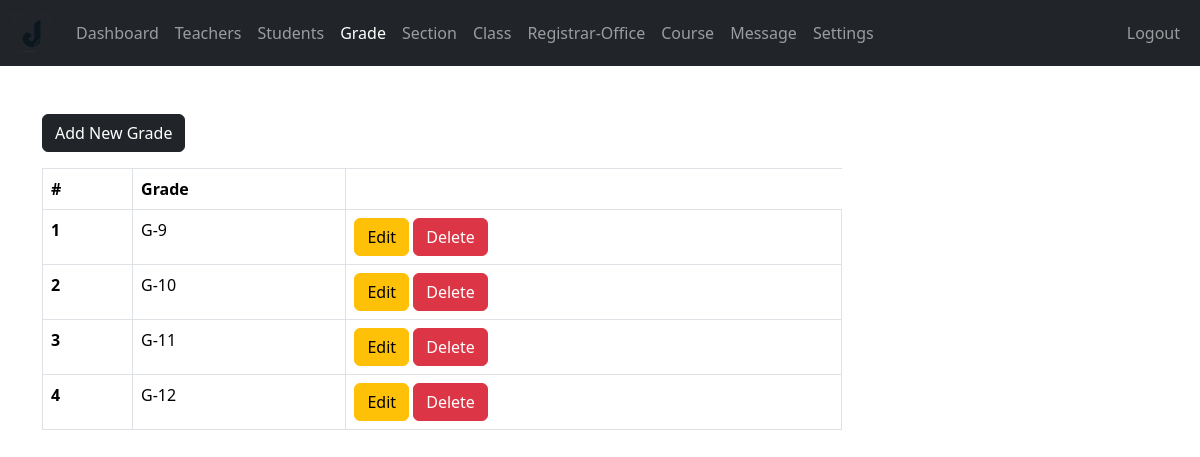
The app's page /admin/grade.php (signed in) with its own data.
### tables this page shows
CREATE TABLE IF NOT EXISTS `grades` (
  `grade_id` int NOT NULL AUTO_INCREMENT,
  `grade` varchar(31) NOT NULL,
  `grade_code` varchar(7) NOT NULL,
  PRIMARY KEY (`grade_id`)
);

### admin/data/grade.php (called while the page is built, shortened)
<?php
function getAllGrades($conn){
   $sql = "SELECT * FROM grades";
   $stmt = $conn->prepare($sql);
   $stmt->execute();
   if ($stmt->rowCount() >= 1) {
     $grades = $stmt->fetchAll();
     return $grades;
   }else {
    return 0;
   }
}

### admin/grade.php (the view, shortened to what this page needs)
<?php
if (isset($_SESSION['admin_id']) &&
    isset($_SESSION['role'])) {
    if ($_SESSION['role'] == 'Admin') {
       include "../DB_connection.php";
       include "data/grade.php";
       $grades = getAllGrades($conn);
 ?>
<!DOCTYPE html>
<html lang="en">
<head>
	<link rel="stylesheet" href="../css/bootstrap.min.css">
	<link rel="stylesheet" href="../css/style.css">
  <link rel="stylesheet" href="https://cdnjs.cloudflare.com/ajax/libs/font-awesome/4.7.0/css/font-awesome.min.css">
</head>
<body>
    <?php
        include "inc/navbar.php";
        if ($grades != 0) {
     ?>
     <div class="container mt-5">
        <a href="grade-add.php"
           class="btn btn-dark">Add New Grade</a>
           <div class="table-responsive">
              <table class="table table-bordered mt-3 n-table">
                <thead>
                  <tr>
                    <th scope="col">#</th>
                    <th scope="col">Grade</th>
                  </tr>
                </thead>
                <tbody>
                  <?php $i = 0; foreach ($grades as $grade ) {
                    $i++;  ?>
                  <tr>
                    <th scope="row"><?=$i?></th>
                    <td>
                      <?php
                          echo $grade['grade_code'].'-'.
                                     $grade['grade'];
                       ?>
                    </td>
                    <td>
                        <a href="grade-edit.php?grade_id=<?=$grade['grade_id']?>"
                           class="btn btn-warning">Edit</a>
                        <a href="grade-delete.php?grade_id=<?=$grade['grade_id']?>"
                           class="btn btn-danger">Delete</a>
                    </td>
                  </tr>
                <?php } ?>
                </tbody>
              </table>
           </div>
         <?php } ?>
     </div>
</body>
</html>
<?php
  }else {
    header("Location: ../login.php");
    exit;
  }
}else {
	header("Location: ../login.php");
	exit;
}
?>

### css/style.css (style rules this page uses)
.n-table { max-width: 800px; }

### records on screen
grades: grade_code "G", grade "9"
grades: grade_code "G", grade "10"
grades: grade_code "G", grade "11"
grades: grade_code "G", grade "12"
